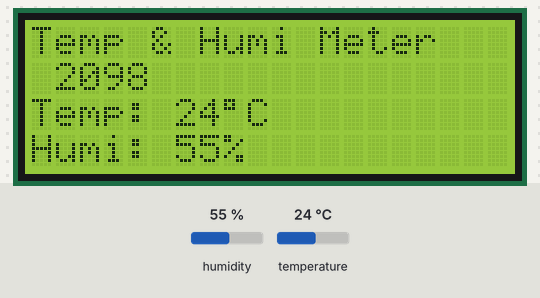
A sketch run on a simulated Arduino Uno, built with avr-gcc and run on an emulated ATmega328P. Shown: 20×4 character LCD. The test bench sets the inputs (shaded band); at power-on: humidity 55 %, temperature 24 °C. What the sketch prints to the serial monitor is not drawn.

Above: at 2.7 s.
2.8 s: humidity set to 22 %
At 6.7 s:
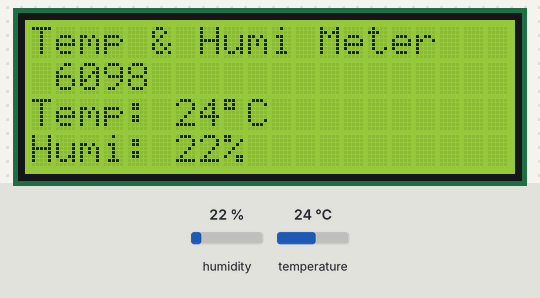
9.6 s: temperature set to 12 °C
At 11.0 s:
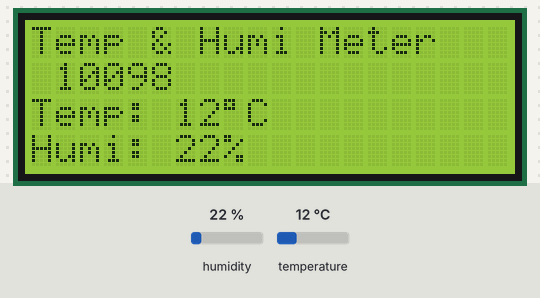
15.0 s: humidity set to 40 %
At 19.5 s:
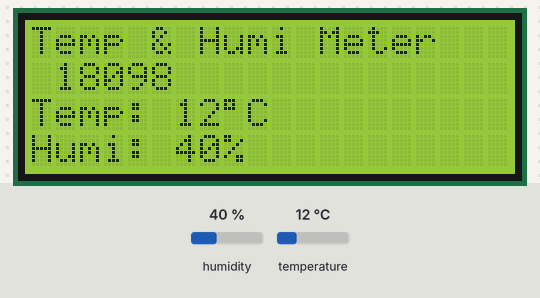
21.6 s: temperature set to 19 °C
At 22.5 s:
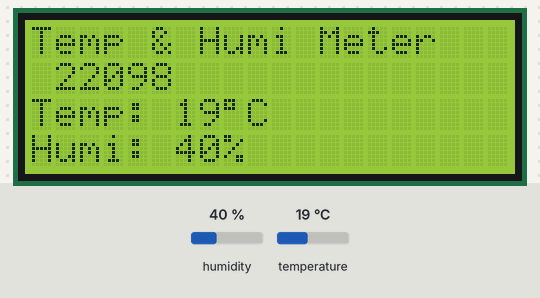
Timing chart, 0 to 24.6 s (numbered marks = the images above; inputs shaded):
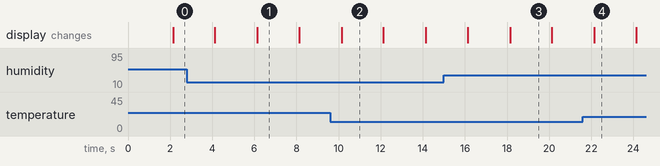

The sketch:

Temp_Humi_Meter_prototype.ino
```cpp
/***********************************************************************/
/*****2024/2/2　作成
/*****更新 2/8
/*****車載ソフトウェアチーム　温湿度計設計プロジェクト
/*****詳細設計用プロトタイプコード
/*****山野
/***********************************************************************/
/***********************************************************************
Library
***********************************************************************/
//#include <Wire.h>             //I2C用のライブラリ LCDのライブラリに含まれるためコメントアウト
#include <DHT.h>                //https://github.com/adafruit/DHT-sensor-library
#include <LiquidCrystal_I2C.h>  //https://github.com/johnrickman/LiquidCrystal_I2C

/***********************************************************************
config
***********************************************************************/
#define DHT_PIN 2        // DHT11のDATAピンをデジタルピン2に定義
#define DHT_MODEL DHT11  // 接続するセンサの型番を定義する(DHT11やDHT22など)

DHT dht(DHT_PIN, DHT_MODEL);         // センサーの初期化
LiquidCrystal_I2C lcd(0x27, 20, 4);  //LCDのI2Cアドレスと表示領域を指定　I2CアドレスはI2Cモジュールにて決まっているためそれに従う（抵抗パターンで決めている。フルオープンの場合は0x27になる（初期状態））


/*グローバル変数　*/ // !!!!!アクセスの制限や手順が無く、意図しない動作を起こしやすい。ポインタで実装できるようにしたい
float Humidity                  = 0.00;
float Temperature               = 0.00;

unsigned long SetUpTime         = 0;
unsigned long RequestTiming     = 0;
unsigned long PreRequestTiming  = 0;

/***********************************************************************
/*************************セットアップフェーズ***************************/
/***********************************************************************
デバイスの初期化　initDevice関数
LCD初期化→LCD初期表示→DHT11の初期化→シリアルモニタ初期化
***********************************************************************/
void initDevice(){
  /*LCD初期化*/
  lcd.init();       //LCD初期化
  lcd.backlight();  //LCDバックライト点灯
  //lcd.home();       //カーソルを左上左端　表示開始場所を毎回指定するときは不要
  //lcd.noBlink();    //カーソル点灯をOFF

  /*LCD初期出力*/
  lcd.setCursor (0, 0);             //次のlcd.printで書き始める場所の指定
  lcd.print     ("Temp & Humi Meter");  //記載内容
  lcd.setCursor (0, 2);  //次のlcd.printで書き始める場所の指定
  lcd.print     ("Temp:");   //記載内容
  lcd.setCursor (8, 2);
  lcd.print     ("\xDF");
  lcd.setCursor (9, 2);
  lcd.print     ("C");
  lcd.setCursor (0, 3);     //次のlcd.printで書き始める場所の指定
  lcd.print     ("Humi:   %");  //記載内容

  /*DHT11初期化*/
  dht.begin();           // センサーの動作開始

  /*シリアルモニタ初期化*/
  Serial.begin(115200);  // シリアル通信の準備をする

}

/***********************************************************************
セットアップ　setup関数　
デバイスの初期化
セットアップ時間の取得
***********************************************************************/
void setup() {

  initDevice();
  SetUpTime = millis();

}

/***********************************************************************
/****************************ループフェーズ*****************************/
/***********************************************************************
温度測定　ReadTempHumi関数
  温度取得
  湿度取得
***********************************************************************/
void ReadTempHumi(){

  Temperature = dht.readTemperature();  // 温度の読み取り(摂氏)
  Humidity    = dht.readHumidity();        // 湿度の読み取り

}

/***********************************************************************
シリアルモニタ出力　DebugMoni関数

***********************************************************************
void DebugMoni(){

  Serial.println  ("-------------------------------");
  Serial.print    ("温度      : ");
  Serial.println  (Temp);
  Serial.print    ("湿度      : ");
  Serial.println  (Humi);
  Serial.print    ("セットアップ時間      : ");
  Serial.println  (SetUpTime);
  Serial.print    ("リクエスト時間        : ");
  Serial.println  (RequestTiming);
  Serial.print    ("実行周期              : ");
  Serial.println  (RequestTiming - ReqTimeCalc);

}


/***********************************************************************
温湿度計プログラム
  温度測定
  温度表示
  時間測定
  シリアルモニタ出力
***********************************************************************/
void loop() {

 // delay(2000);  // センサーの読み取りを2秒間隔
  if(millis() - SetUpTime - RequestTiming >= 2000){

    RequestTiming = millis()  - SetUpTime;

    /*温湿度測定*/
    ReadTempHumi();

    int Temp  = 0;
    int Humi  = 0;

     if (isnan(Humidity) || isnan(Temperature)) {  // 読み取りのチェック エラー処理

    lcd.setCursor(0, 2);
    lcd.print("Temp: ERR     ");
    lcd.setCursor(0, 3);
    lcd.print("Humi: ERR     ");

    return;
  }

  Temp = Temperature;   //表示用に整数化　小数点以下切り捨て
  Humi = Humidity;

  if (Temperature > 50) {
    Temp = 50;
  }
  if (Temperature < 0) {
    Temp = 0;
  }

  if (Humidity > 80) {
    Humi = 80;
  }
  if (Humidity < 20) {
    Humi = 20;
  }

/*温湿度表示*/
  lcd.setCursor(6, 2);
  lcd.print(Temp);
  lcd.setCursor(8, 2);
 // lcd.write    (0xDF);   //「°」の表示指示
  lcd.print     ("\xDF");
  lcd.setCursor(9, 2);
  lcd.print("C");

  lcd.setCursor(6, 3);
  lcd.print(Humi);
  lcd.setCursor(8, 3);
  lcd.print("%");

//表示更新確認用に使用しないところに実行した時間を表示ms（デバッグ用）
  lcd.setCursor(1, 1);
  lcd.print(RequestTiming + SetUpTime);


/*デバッグ表示*/

  Serial.println  ("-------------------------------");
  Serial.print    ("温度      : ");
  Serial.println  (Temp);
  Serial.print    ("湿度      : ");
  Serial.println  (Humi);
  Serial.print    ("セットアップ時間      : ");
  Serial.println  (SetUpTime);
  Serial.print    ("リクエスト時間        : ");
  Serial.println  (RequestTiming);
  Serial.print    ("実行周期              : ");
  Serial.println  (RequestTiming - PreRequestTiming);

  PreRequestTiming  = RequestTiming;

  }else{
    return;

  }


}
```

Measured:
- what the display in image 3 shows lasts 2.0 s, from 18.1 s to 20.1 s
